Frame 1 (no input): blank canvas, image omitted
Frame 60 (no input): blank canvas, image omitted
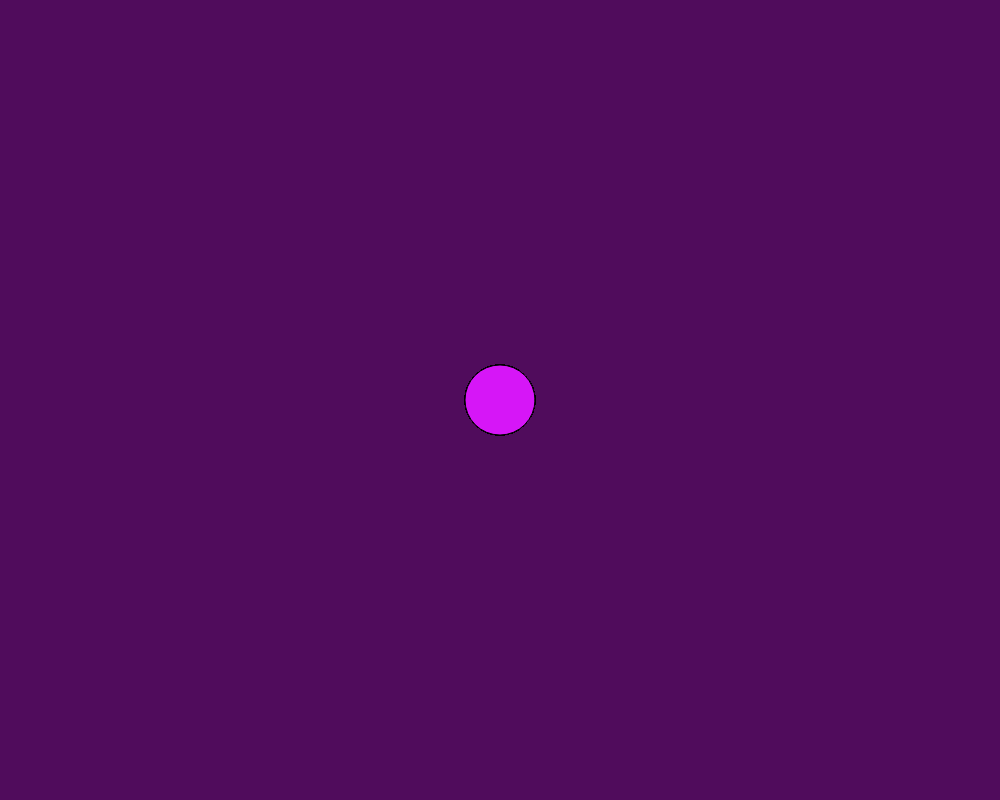
Frame 120 (the mouse pressed at the canvas centre since frame 60)

The p5.js sketch whose frames 1 and 60 were blank and that drew this single picture after the mouse press (run headless with seeded random() and noise() and a simulated clock; from frame 60 on, the mouse is pressed at the canvas centre):

// p5.js sketch
// ── sketch.js
function setup() {
  createCanvas(1000, 800);
  background("#500C5C");
}

function draw() {
  fill("#D616F7");
  stroke("black");
  if (mouseIsPressed)
  circle(mouseX,mouseY,70);
}
